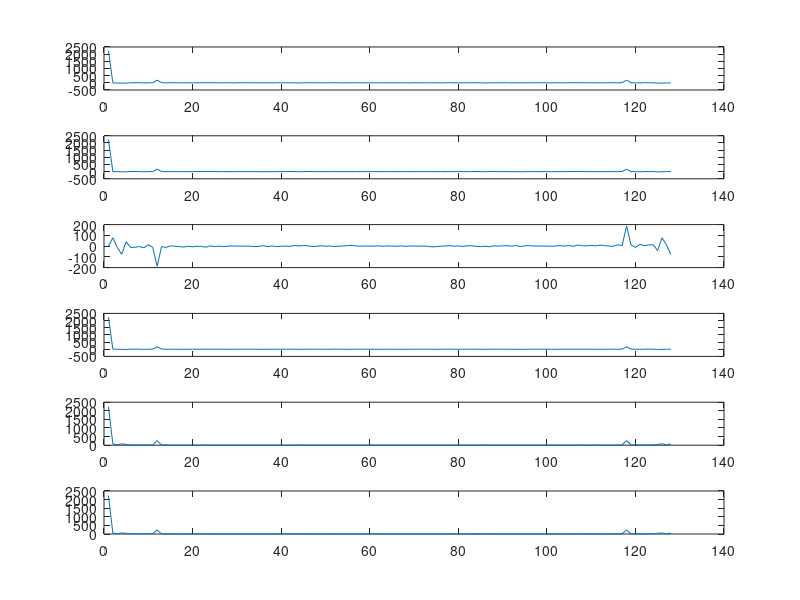

Write MATLAB code to recreate this figure.
s = [ 21 22 22 20 18 16 14 13 14 15 17 20 21 22 21 19 18 16 14 13 15 16 18 21 21 22 20 17 15 12 11 11 12 14 16 18 18 19 17 16 14 12 12 13 14 15 18 20 21 20 20 18 17 16 16 17 17 19 21 21 22 21 18 16 14 13 13 14 16 18 20 21 20 19 16 15 14 12 13 15 17 21 23 23 23 22 19 17 16 16 17 19 20 23 24 24 22 20 18 16 15 15 16 18 20 22 23 22 21 19 16 15 14 14 15 18 20 21 22 20 18 16 14 13 12 13 14 17];
s_abs_atmel_real = [2239 4 0 -9 -19 7 5 6 -12 5 2 169 8 0 4 -2 -2 3 -4 1 5 3 5 3 5 4 1 1 -4 1 3 1 2 1 -3 -7 0 -3 1 4 1 7 3 -7 3 7 2 3 -2 4 -2 8 0 3 -2 1 2 2 1 3 -1 -1 0 2 -3 2 0 -1 -1 3 1 2 2 1 -2 3 0 8 -2 4 -2 3 2 7 3 -7 3 7 1 4 1 -3 0 -7 -3 1 2 1 3 1 -4 1 1 4 5 3 5 3 5 1 -4 3 -2 -2 4 0 8 169 2 5 -12 6 5 7 -19 -9 0 4]
s_abs_atmel_imag = [2239 4 0 -9 -19 7 5 6 -12 5 2 169 8 0 4 -2 -2 3 -4 1 5 3 5 3 5 4 1 1 -4 1 3 1 2 1 -3 -7 0 -3 1 4 1 7 3 -7 3 7 2 3 -2 4 -2 8 0 3 -2 1 2 2 1 3 -1 -1 0 2 -3 2 0 -1 -1 3 1 2 2 1 -2 3 0 8 -2 4 -2 3 2 7 3 -7 3 7 1 4 1 -3 0 -7 -3 1 2 1 3 1 -4 1 1 4 5 3 5 3 5 1 -4 3 -2 -2 4 0 8 169 2 5 -12 6 5 7 -19 -9 0 4]
s_abs_atmel_sqrt = [2239 58 7 62 40 10 5 6 19 11 5 237 8 7 5 7 4 3 5 7 5 7 9 5 5 4 2 1 4 1 3 4 2 4 3 7 2 4 2 6 1 7 5 7 4 7 2 5 4 4 2 9 2 4 3 2 2 3 2 3 4 2 3 2 3 2 3 2 4 3 2 3 2 2 3 4 2 9 2 4 4 5 2 7 4 7 5 7 1 6 2 4 2 7 3 4 2 4 3 1 4 1 2 4 5 5 9 7 5 7 5 3 4 7 5 7 8 237 5 11 19 6 5 10 40 62 7 58];
s_abs_atmel_simulator=[ 0 58 -7 -62 36 -8 -2 -3 -15 10 -5 -167 -2 -7 4 -7 -4 -1 -4 -7 -1 -7 -8 -4 -3 1 -2 1 2 0 0 -4 -1 -4 0 0 -2 -3 -2 -5 -1 0 4 -1 3 3 -2 -5 4 1 2 -5 -2 3 3 2 -1 3 2 0 -4 2 -3 -2 0 2 3 -2 4 0 -2 -3 1 -2 -3 -3 2 5 -2 -1 -4 5 2 -3 -3 1 -4 0 1 5 2 3 2 0 0 4 1 4 0 0 -2 -1 2 -1 3 4 8 7 1 7 4 1 4 7 -4 7 2 167 5 -10 15 3 2 8 -36 62 7 -58];

S = fft(s);
hold off;

subplot(6, 1, 1);
plot(real(S));
subplot(6, 1, 2);
plot(s_abs_atmel_real);

subplot(6, 1, 3);
plot(imag(S));
subplot(6, 1, 4);
plot(s_abs_atmel_imag);


subplot(6, 1, 5);
plot(abs(S));

subplot(6, 1, 6);
plot(s_abs_atmel_sqrt);